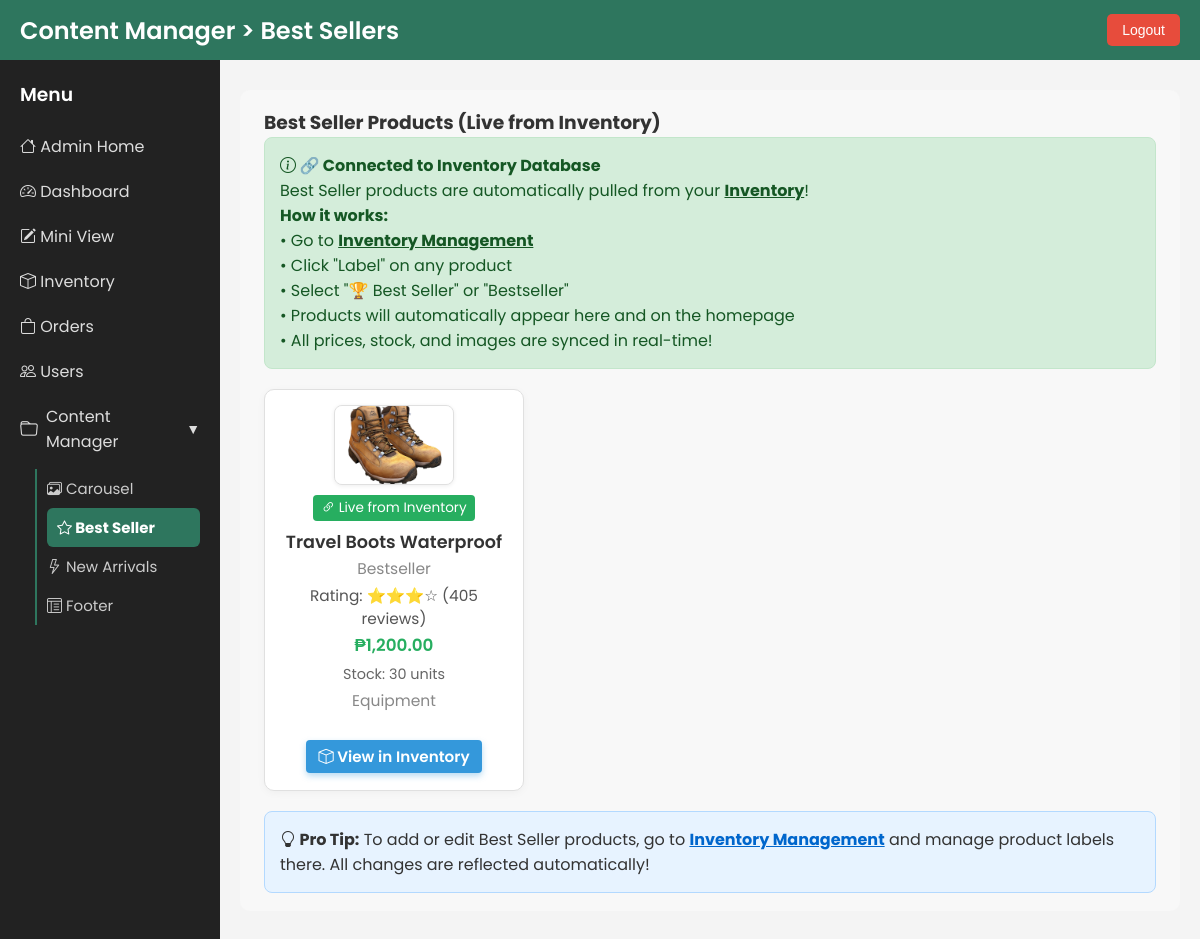
The app's page /admin/content/bestseller.php (signed in) with its own data.
### tables this page shows
CREATE TABLE IF NOT EXISTS inventory (
  id int(11) NOT NULL AUTO_INCREMENT,
  product_name varchar(255) NOT NULL,
  price decimal(10,2) NOT NULL,
  stock int(11) NOT NULL,
  tag varchar(50) DEFAULT NULL,
  image varchar(255) DEFAULT NULL,
  created_at timestamp NOT NULL DEFAULT current_timestamp(),
  updated_at timestamp NOT NULL DEFAULT current_timestamp() ON UPDATE current_timestamp(),
  label varchar(50) DEFAULT NULL,
  PRIMARY KEY (id)
);

### includes/db.php (called while the page is built, shortened)
<?php
$host = "localhost";
$user = "root";
$pass = "";
$dbname = "peakph_db";
$db_connection_error = false;
$conn = null;
try {
    $conn = new mysqli($host, $user, $pass, $dbname);
    $conn->set_charset("utf8mb4");
} catch (Exception $e) {
    error_log("Database connection failed: " . $e->getMessage());
    $db_connection_error = true;
    $conn = null;
}
function isDatabaseConnected() {
    global $conn, $db_connection_error;
    return !$db_connection_error && $conn !== null;
}
function executeQuery($query, $params = [], $types = null) {
    global $conn, $db_connection_error;
    try {
        if (empty($params)) {
            $result = $conn->query($query);
        }
        return $result;
    } catch (Exception $e) {
        error_log("Query execution failed: " . $e->getMessage());
        return false;
    }
}
?>

### admin/content/bestseller.php (the view, shortened to what this page needs)
<?php
require_once('../../includes/db.php');
$products = [];
if (isDatabaseConnected()) {
    try {
        $query = "SELECT id, product_name as name, price, image, tag, stock, label, created_at
                  FROM inventory
                  WHERE label LIKE '%Best%' OR label LIKE '%🏆%' OR label LIKE '%Bestseller%'
                  ORDER BY created_at DESC";
        $result = executeQuery($query);
        if ($result && $result->num_rows > 0) {
            while ($row = $result->fetch_assoc()) {
                $reviewCount = rand(100, 500);
                $rating = number_format(rand(35, 50) / 10, 1);
                $stars = str_repeat('⭐', floor($rating)) . (($rating - floor($rating)) >= 0.5 ? '☆' : '');
                $image_path = 'Assets/placeholder.svg';
                if (!empty($row['image'])) {
                    if (file_exists('../../admin/' . $row['image'])) {
                        $image_path = 'admin/' . $row['image'];
                    } elseif (file_exists('../../' . $row['image'])) {
                        $image_path = $row['image'];
                    }
                }
                $products[] = [
                    'id' => $row['id'],
                    'link' => 'ProductView.php?id=' . $row['id'],
                    'image' => $image_path,
                    'alt' => $row['name'],
                    'badge' => $row['label'] ?? 'Best Seller',
                    'name' => $row['name'],
                    'desc' => $row['tag'] ? ucfirst($row['tag']) : 'Premium Product',
                    'rating' => $stars,
                    'reviews' => $reviewCount,
                    'price' => number_format($row['price'], 2),
                    'stock' => $row['stock']
                ];
            }
        }
    } catch (Exception $e) {
        $message = "Error loading products: " . $e->getMessage();
    }
}
?>
<!DOCTYPE html>
<html lang="en">
<head>
    <link href="https://cdn.jsdelivr.net/npm/bootstrap-icons@1.10.5/font/bootstrap-icons.css" rel="stylesheet" />
    <link rel="stylesheet" href="../../Css/admin.css" />
</head>
<body>
    <header>
        <h2>Content Manager &gt; Best Sellers</h2>
        <button onclick="logout()">Logout</button>
    </header>
    <div class="sidebar">
        <h3>Menu</h3>
        <a href="../admin.php" class="menu-link"><i class="bi bi-house"></i> Admin Home</a>
        <a href="../dashboard.php" class="menu-link"><i class="bi bi-speedometer2"></i> Dashboard</a>
        <a href="../mini-view.php" class="menu-link"><i class="bi bi-pencil-square"></i> Mini View</a>
        <a href="../inventory/inventory.php" class="menu-link"><i class="bi bi-box"></i> Inventory</a>
        <a href="../orders.php" class="menu-link"><i class="bi bi-bag"></i> Orders</a>
        <a href="../users/users.php" class="menu-link"><i class="bi bi-people"></i> Users</a>
        <button class="collapsible" onclick="toggleContentManager()">
            <i class="bi bi-folder"></i> Content Manager
            <span id="arrow" style="float:right;">&#9660;</span>
        </button>
        <div class="content-manager-links" id="contentManagerLinks" style="display:block; margin-left: 15px;">
            <a href="carousel.php" class="menu-link"><i class="bi bi-images"></i> Carousel</a>
            <a href="bestseller.php" class="menu-link active"><i class="bi bi-star"></i> Best Seller</a>
            <a href="new_arrivals.php" class="menu-link"><i class="bi bi-lightning"></i> New Arrivals</a>
            <a href="footer.php" class="menu-link"><i class="bi bi-layout-text-window-reverse"></i> Footer</a>
        </div>
    </div>
    <div class="content">
        <div class="form-section">
            <h3>Best Seller Products (Live from Inventory)</h3>
            <div style="background: #d4edda; border: 1px solid #c3e6cb; color: #155724; padding: 15px; border-radius: 8px; margin-bottom: 20px;">
                <strong><i class="bi bi-info-circle"></i> 🔗 Connected to Inventory Database</strong><br>
                Best Seller products are automatically pulled from your <a href="../inventory/inventory.php" style="color: #155724; font-weight: bold;">Inventory</a>!<br>
                <strong>How it works:</strong><br>
                • Go to <a href="../inventory/inventory.php" style="color: #155724; font-weight: bold;">Inventory Management</a><br>
                • Click "Label" on any product<br>
                • Select "🏆 Best Seller" or "Bestseller"<br>
                • Products will automatically appear here and on the homepage<br>
                • All prices, stock, and images are synced in real-time!
            </div>
            <div class="product-grid">
                <?php foreach ($products as $p): ?>
                    <div class="product-card">
                        <img src="../../<?= htmlspecialchars($p['image']) ?>" alt="<?= htmlspecialchars($p['alt']) ?>">
                        <div style="background: #27ae60; color: white; padding: 3px 8px; border-radius: 4px; font-size: 0.85em; margin-bottom: 8px;">
                            <i class="bi bi-link-45deg"></i> Live from Inventory
                        </div>
                        <div style="font-weight:600; font-size:1.1em; margin-bottom:2px;"> <?= htmlspecialchars($p['name']) ?> </div>
                        <div style="color:#888; font-size:0.97em; margin-bottom:4px;"> <?= htmlspecialchars($p['badge']) ?> </div>
                        <div style="font-size:0.96em; color:#555; margin-bottom:2px;">Rating: <?= htmlspecialchars($p['rating']) ?> (<?= htmlspecialchars($p['reviews']) ?> reviews)</div>
                        <div style="font-size:1.05em; font-weight:600; color:#27ae60; margin-bottom:6px;">₱<?= htmlspecialchars($p['price']) ?></div>
                        <div style="font-size:0.9em; color:#666; margin-bottom:4px;">Stock: <?= htmlspecialchars($p['stock']) ?> units</div>
                        <div style="font-size:0.97em; color:#888; margin-bottom:7px; min-height:32px;"> <?= htmlspecialchars($p['desc']) ?> </div>
                        <div class="actions">
                            <a href="../inventory/inventory.php" class="edit-btn" title="Edit in Inventory">
                                <i class="bi bi-box"></i> View in Inventory
                            </a>
                        </div>
                    </div>
                <?php endforeach; ?>
            </div>
            <div style="margin-top: 20px; padding: 15px; background: #e7f3ff; border: 1px solid #b3d9ff; border-radius: 8px;">
                <strong><i class="bi bi-lightbulb"></i> Pro Tip:</strong>
                To add or edit Best Seller products, go to <a href="../inventory/inventory.php" style="color: #0066cc; font-weight: bold;">Inventory Management</a> and manage product labels there.
                All changes are reflected automatically!
            </div>
    </div>
</body>
</html>

### Css/admin.css (style rules this page uses)
* { margin: 0; padding: 0; box-sizing: border-box; }
body { font-family: 'Poppins', sans-serif; background: #f4f4f4; color: #333; }
header { position: fixed; top: 0; left: 0; width: 100%; height: 60px; background: #2e765e; color: white; display: flex; align-items: center; justify-content: space-between; padding: 0 20px; z-index: 1000; }
header h2 { font-weight: 600; }
header button { background: #e74c3c; border: none; color: white; padding: 8px 15px; border-radius: 5px; cursor: pointer; font-size: 14px; transition: 0.3s; }
.sidebar { position: fixed; top: 60px; left: 0; width: 220px; height: 100%; background: #222; color: #fff; padding: 20px; }
.sidebar h3 { margin-bottom: 15px; font-weight: 600; }
.sidebar a { display: block; color: #ddd; padding: 10px 0; text-decoration: none; font-size: 16px; transition: 0.3s; }
.sidebar .menu-link.active { background: #2e765e; color: #fff; font-weight: bold; border-radius: 6px; padding-left: 10px; }
.content { margin-left: 240px; margin-top: 70px; padding: 20px; }
.actions { display: flex; gap: 8px; justify-content: flex-start; align-items: center; }
.edit-btn, .delete-btn { position: relative; overflow: hidden; }
.edit-btn::after, .delete-btn::after { content: ""; position: absolute; top: 0; left: -100%; width: 100%; height: 100%; background: rgba(255,255,255,0.2); transition: left 0.3s ease; }
.edit-btn, .delete-btn { border: none; border-radius: 8px; padding: 8px 16px; font-size: 14px; font-weight: 600; cursor: pointer; transition: all 0.25s ease; display: inline-flex; align-items: center; justify-content: center; gap: 6px; text-decoration: none; }
.edit-btn { background: linear-gradient(135deg, #3498db, #2980b9); color: white; box-shadow: 0 3px 6px rgba(52, 152, 219, 0.35); }
.edit-btn, .delete-btn, .tag-btn { border: none; border-radius: 8px; padding: 8px 12px; font-size: 14px; font-weight: 600; cursor: pointer; transition: all 0.25s ease; display: inline-flex; align-items: center; gap: 6px; text-decoration: none; margin: 2px; }
.content { margin-left: 220px; padding: 20px; }
.collapsible { width: 100%; background: none; border: none; color: #ddd; text-align: left; padding: 10px 0; font-size: 16px; font-family: 'Poppins', sans-serif; cursor: pointer; outline: none; transition: color 0.3s; display: flex; align-items: center; }
.collapsible i { margin-right: 8px; font-size: 18px; }
#arrow { font-size: 14px; margin-left: auto; transition: transform 0.2s; }
.content-manager-links { margin-left: 10px; border-left: 2px solid #2e765e; padding-left: 10px; margin-top: 5px; }
.content-manager-links a { color: #ccc; font-size: 15px; padding: 8px 0; display: block; text-decoration: none; transition: color 0.3s, font-weight 0.3s; }

### admin/content/bestseller.php (style rules this page uses)
.form-section { background: #f8f8f8; padding: 18px 24px; border-radius: 10px; margin-bottom: 30px; }
.product-grid { display: flex; flex-wrap: wrap; gap: 20px; }
.product-card { border: 1px solid #e0e0e0; border-radius: 10px; background: #fff; box-shadow: 0 2px 8px rgba(0, 0, 0, 0.04); padding: 15px; width: 260px; text-align: center; position: relative; transition: box-shadow 0.2s; display: flex; flex-direction: column; align-items: center; }
.product-card img { width: 120px; height: 80px; object-fit: cover; border-radius: 8px; margin-bottom: 10px; background: #f5f5f5; box-shadow: 0 1px 4px rgba(0, 0, 0, 0.07); border: 1px solid #e0e0e0; }
.product-card .actions { display: flex; justify-content: center; gap: 10px; margin-top: 10px; }
.product-card .actions form, .product-card .actions a { display: inline-block; }
.product-card .edit-btn { background: #3498db; color: #fff; border: none; padding: 5px 12px; border-radius: 4px; cursor: pointer; font-size: 0.95em; transition: background 0.2s; display: flex; align-items: center; gap: 5px; }

### records on screen
inventory: image (picture), product_name "Travel Boots Waterproof", label "Bestseller", rating "⭐⭐⭐☆", reviews "405", price "1,200.00", stock "30", desc "Equipment"
